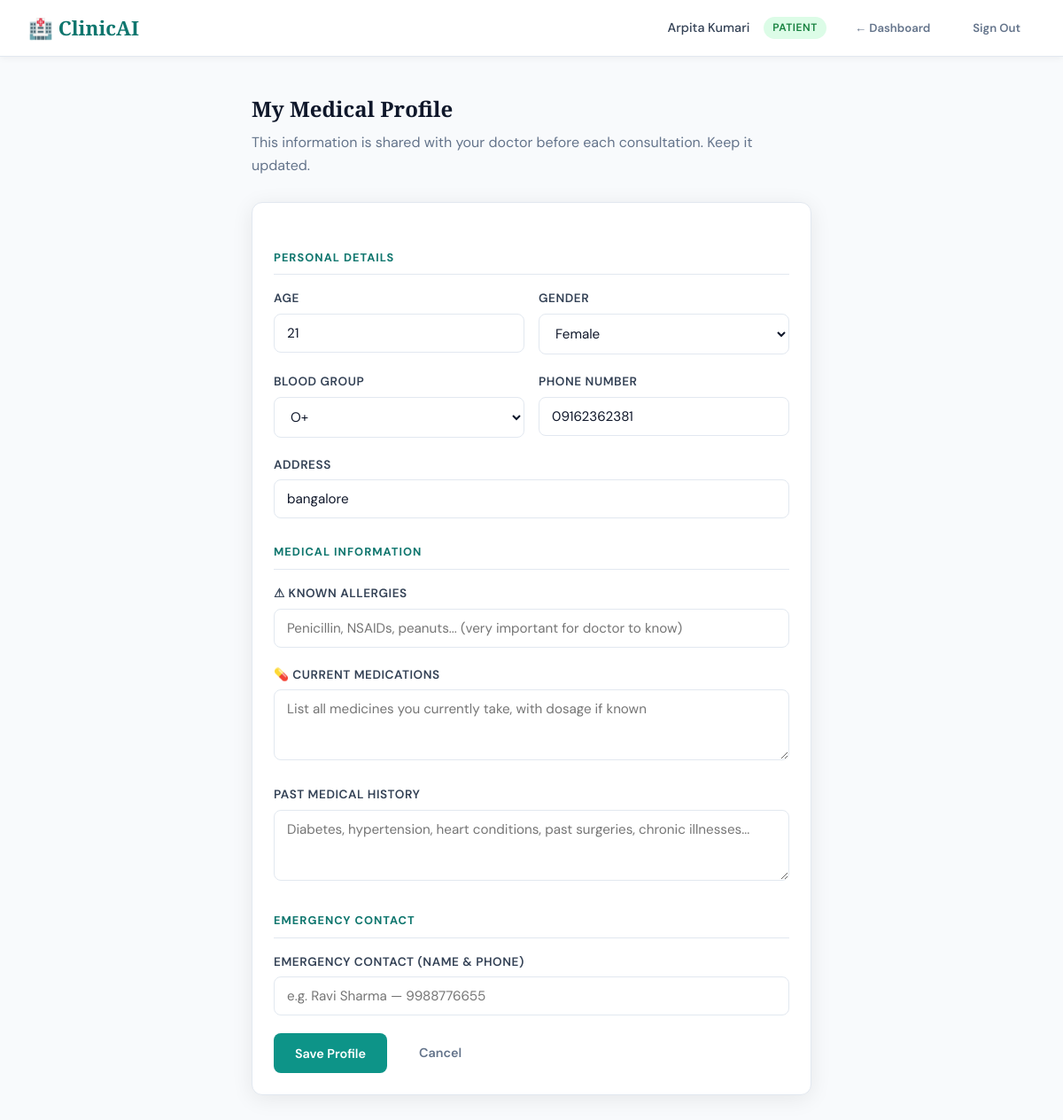
/patient/profile (signed in), run on the app's committed database.
### tables this page shows
CREATE TABLE users (
        id INTEGER PRIMARY KEY AUTOINCREMENT,
        email TEXT UNIQUE NOT NULL,
        password TEXT NOT NULL,
        role TEXT NOT NULL,  -- 'doctor' or 'patient'
        name TEXT NOT NULL,
        created_at TIMESTAMP DEFAULT CURRENT_TIMESTAMP
    );

CREATE TABLE patient_profiles (
        id INTEGER PRIMARY KEY AUTOINCREMENT,
        user_id INTEGER UNIQUE NOT NULL,
        age INTEGER,
        gender TEXT,
        blood_group TEXT,
        phone TEXT,
        address TEXT,
        medical_history TEXT,
        allergies TEXT,
        current_medications TEXT,
        emergency_contact TEXT,
        FOREIGN KEY (user_id) REFERENCES users(id)
    );

### app.py (the view, shortened to what this page needs)
@app.route("/patient/profile", methods=["GET", "POST"])
@login_required
@patient_required
def patient_profile():
    profile = get_patient_profile(session["user_id"])
    return render_template("patient_profile.html", profile=profile)

### app.py (called while the page is built)
def login_required(f):
    @wraps(f)
    def decorated(*args, **kwargs):
        if "user_id" not in session:
            flash("Please log in to continue.", "error")
            return redirect(url_for("login"))
        return f(*args, **kwargs)
    return decorated

def patient_required(f):
    @wraps(f)
    def decorated(*args, **kwargs):
        if session.get("role") != "patient":
            flash("Access denied.", "error")
            return redirect(url_for("home"))
        return f(*args, **kwargs)
    return decorated

### data_base.py (called while the page is built)
def get_conn():
    return sqlite3.connect(DB_PATH)

def get_patient_profile(user_id):
    conn = get_conn()
    c = conn.cursor()
    c.execute("""
        SELECT u.name, u.email, pp.age, pp.gender, pp.blood_group, pp.phone,
               pp.address, pp.medical_history, pp.allergies, pp.current_medications, pp.emergency_contact
        FROM users u
        LEFT JOIN patient_profiles pp ON u.id = pp.user_id
        WHERE u.id = ?
    """, (user_id,))
    row = c.fetchone()
    conn.close()
    if row:
        return {
            "name": row[0], "email": row[1], "age": row[2], "gender": row[3],
            "blood_group": row[4], "phone": row[5], "address": row[6],
            "medical_history": row[7], "allergies": row[8],
            "current_medications": row[9], "emergency_contact": row[10]
        }
    return None

### templates/patient_profile.html (shortened to what this page needs)
<!DOCTYPE html>
<html lang="en">
<head>
  <link rel="stylesheet" href="{{ url_for('static', filename='style.css') }}">
</head>
<body class="page-wrap">
<nav class="navbar">
  <a href="/patient" class="navbar-logo">🏥 ClinicAI</a>
  <div class="navbar-user">
    <span class="navbar-name">{{ session.name }}</span>
    <span class="role-badge patient">Patient</span>
    <a href="/patient" class="btn btn-ghost btn-sm">← Dashboard</a>
    <a href="/logout" class="btn btn-ghost btn-sm">Sign Out</a>
  </div>
</nav>
<div style="max-width:680px; margin:40px auto; padding:0 24px;">
  <h2 style="font-family:'Playfair Display',serif; color:var(--navy); margin-bottom:6px;">My Medical Profile</h2>
  <p style="color:var(--muted); margin-bottom:28px;">This information is shared with your doctor before each consultation. Keep it updated.</p>
  <div class="card">
    <form method="POST" action="/patient/profile">
      <div class="form-section-title">Personal Details</div>
      <div class="form-row">
        <div class="form-group">
          <label>Age</label>
          <input type="number" name="age" value="{{ profile.age or '' }}" placeholder="e.g. 35" min="0" max="120">
        </div>
        <div class="form-group">
          <label>Gender</label>
          <select name="gender">
            {% for g in ['Male', 'Female', 'Other', 'Prefer not to say'] %}
              <option {% if profile and profile.gender == g %}selected{% endif %}>{{ g }}</option>
            {% endfor %}
          </select>
        </div>
      </div>
      <div class="form-row">
        <div class="form-group">
          <label>Blood Group</label>
          <select name="blood_group">
            {% for bg in ['A+', 'A-', 'B+', 'B-', 'AB+', 'AB-', 'O+', 'O-'] %}
              <option {% if profile and profile.blood_group == bg %}selected{% endif %}>{{ bg }}</option>
            {% endfor %}
          </select>
        </div>
        <div class="form-group">
          <label>Phone Number</label>
          <input type="tel" name="phone" value="{{ profile.phone or '' }}" placeholder="9876543210">
        </div>
      </div>
      <div class="form-group">
        <label>Address</label>
        <input type="text" name="address" value="{{ profile.address or '' }}" placeholder="City, State">
      </div>
      <div class="form-section-title">Medical Information</div>
      <div class="form-group">
        <label>⚠ Known Allergies</label>
        <input type="text" name="allergies" value="{{ profile.allergies or '' }}"
               placeholder="Penicillin, NSAIDs, peanuts... (very important for doctor to know)">
      </div>
      <div class="form-group">
        <label>💊 Current Medications</label>
        <textarea name="current_medications" placeholder="List all medicines you currently take, with dosage if known">{{ profile.current_medications or '' }}</textarea>
      </div>
      <div class="form-group">
        <label>Past Medical History</label>
        <textarea name="medical_history" placeholder="Diabetes, hypertension, heart conditions, past surgeries, chronic illnesses...">{{ profile.medical_history or '' }}</textarea>
      </div>
      <div class="form-section-title">Emergency Contact</div>
      <div class="form-group">
        <label>Emergency Contact (Name & Phone)</label>
        <input type="text" name="emergency_contact" value="{{ profile.emergency_contact or '' }}"
               placeholder="e.g. Ravi Sharma — 9988776655">
      </div>
      <div style="display:flex; gap:12px; margin-top:8px;">
        <button type="submit" class="btn btn-primary">Save Profile</button>
        <a href="/patient" class="btn btn-ghost">Cancel</a>
      </div>
    </form>
  </div>
</div>
</body>
</html>

### static/style.css (style rules this page uses)
:root { --teal: #0d9488; --teal-light: #14b8a6; --teal-dark: #0f766e; --teal-pale: #f0fdfa; --navy: #0f172a; --slate: #334155; --muted: #64748b; --border: #e2e8f0; --white: #ffffff; --surface: #f8fafc; --danger: #ef4444; --success: #22c55e; --warning: #f59e0b; --radius: 12px; --shadow: 0 4px 24px rgba(0,0,0,0.08); --shadow-lg: 0 12px 40px rgba(0,0,0,0.12); }
* { box-sizing: border-box; margin: 0; padding: 0; }
body { font-family: 'DM Sans', system-ui, sans-serif; background: var(--surface); color: var(--navy); min-height: 100vh; line-height: 1.6; }
.page-wrap { min-height: 100vh; display: flex; flex-direction: column; }
.navbar { background: var(--white); border-bottom: 1px solid var(--border); padding: 0 32px; height: 64px; display: flex; align-items: center; justify-content: space-between; position: sticky; top: 0; z-index: 100; box-shadow: 0 1px 8px rgba(0,0,0,0.06); }
.navbar-logo { font-family: 'Playfair Display', Georgia, serif; font-size: 1.4rem; font-weight: 700; color: var(--teal-dark); text-decoration: none; display: flex; align-items: center; gap: 8px; }
.navbar-user { display: flex; align-items: center; gap: 16px; }
.navbar-name { font-weight: 500; color: var(--slate); font-size: 0.9rem; }
.role-badge { padding: 3px 10px; border-radius: 20px; font-size: 0.75rem; font-weight: 600; text-transform: uppercase; letter-spacing: 0.05em; }
.role-badge.patient { background: #dcfce7; color: #15803d; }
.form-group { margin-bottom: 20px; width: 100%; }
.form-group label { display: block; font-size: 0.85rem; font-weight: 600; color: var(--slate); margin-bottom: 6px; text-transform: uppercase; letter-spacing: 0.04em; }
.form-group input, .form-group select, .form-group textarea { width: 100%; padding: 11px 14px; border: 1.5px solid var(--border); border-radius: 8px; font-size: 0.95rem; font-family: inherit; color: var(--navy); background: var(--white); transition: border-color 0.2s, box-shadow 0.2s; outline: none; }
.form-group textarea { resize: vertical; min-height: 80px; }
.form-row { display: grid; grid-template-columns: 1fr 1fr; gap: 16px; }
.form-section-title { font-weight: 700; color: var(--teal-dark); font-size: 0.8rem; text-transform: uppercase; letter-spacing: 0.08em; margin: 28px 0 16px; padding-bottom: 8px; border-bottom: 1px solid var(--border); }
.btn { display: inline-flex; align-items: center; justify-content: center; gap: 8px; padding: 11px 24px; border-radius: 8px; font-size: 0.9rem; font-weight: 600; font-family: inherit; cursor: pointer; border: none; transition: all 0.2s; text-decoration: none; }
.btn-primary { background: var(--teal); color: white; }
.btn-ghost { background: transparent; color: var(--muted); }
.btn-sm { padding: 7px 16px; font-size: 0.82rem; }
.card { background: var(--white); border-radius: var(--radius); border: 1px solid var(--border); padding: 24px; box-shadow: var(--shadow); }

### data on the page
users: name "Arpita Kumari"
patient_profiles: age "21", gender "Female", blood_group "O+", phone "09162362381", address "bangalore"
